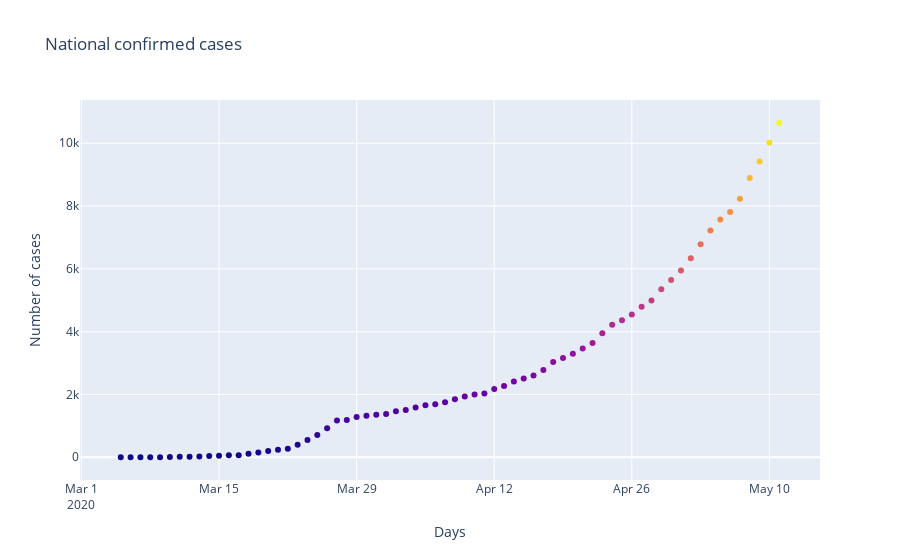

The notebook cell saved with this chart:
### Code cell
#Confirmed cases
fig = go.Figure(data=go.Scatter(x=sa_testing['date'],
                                y=sa_testing['confirmed_cases'],
                                mode='markers',
                                marker_color=sa_testing['confirmed_cases'],
                                text=sa_testing['country'])) # hover text goes here

fig.update_layout(title_text="National confirmed cases",
                 xaxis_title="Days",
                 yaxis_title="Number of cases",
                 )
fig.show()

### Figure 1 — Plotly figure (JSON) as saved in the notebook; plotly's stock layout.template omitted (floating-point values rounded to 4 significant figures)
{"data": [{"marker": {"color": [1, 1, 1, 3, 3, 7, 13, 17, 24, 38, 51, 62, 62, 116, 150, 202, 240, 274, 402, 554, 709, 927, 1170, 1187, 1280, 1326, 1353, 1380, 1462, 1505, 1585, 1655, 1686, 1749, 1845, 1934, 2003, 2028, 2173, 2272, 2415, 2506, 2605, 2783, 3034, 3158, 3300, 3465, 3635, 3953, 4220, 4361, 4546, 4793, 4996, 5350, 5647, 5951, 6336, 6783, 7220, 7572, 7808, 8232, 8895, 9420, 10015, 10652]}, "mode": "markers", "text": ["South Africa", "South Africa", "South Africa", "South Africa", "South Africa", "South Africa", "South Africa", "South Africa", "South Africa", "South Africa", "South Africa", "South Africa", "South Africa", "South Africa", "South Africa", "South Africa", "South Africa", "South Africa", "South Africa", "South Africa", "South Africa", "South Africa", "South Africa", "South Africa", "South Africa", "South Africa", "South Africa", "South Africa", "South Africa", "South Africa", "South Africa", "South Africa", "South Africa", "South Africa", "South Africa", "South Africa", "South Africa", "South Africa", "South Africa", "South Africa", "South Africa", "South Africa", "South Africa", "South Africa", "South Africa", "South Africa", "South Africa", "South Africa", "South Africa", "South Africa", "South Africa", "South Africa", "South Africa", "South Africa", "South Africa", "South Africa", "South Africa", "South Africa", "South Africa", "South Africa", "South Africa", "South Africa", "South Africa", "South Africa", "South Africa", "South Africa", "South Africa", "South Africa"], "type": "scatter", "x": ["2020-03-05T00:00:00", "2020-03-06T00:00:00", "2020-03-07T00:00:00", "2020-03-08T00:00:00", "2020-03-09T00:00:00", "2020-03-10T00:00:00", "2020-03-11T00:00:00", "2020-03-12T00:00:00", "2020-03-13T00:00:00", "2020-03-14T00:00:00", "2020-03-15T00:00:00", "2020-03-16T00:00:00", "2020-03-17T00:00:00", "2020-03-18T00:00:00", "2020-03-19T00:00:00", "2020-03-20T00:00:00", "2020-03-21T00:00:00", "2020-03-22T00:00:00", "2020-03-23T00:00:00", "2020-03-24T00:00:00", "2020-03-25T00:00:00", "2020-03-26T00:00:00", "2020-03-27T00:00:00", "2020-03-28T00:00:00", "2020-03-29T00:00:00", "2020-03-30T00:00:00", "2020-03-31T00:00:00", "2020-04-01T00:00:00", "2020-04-02T00:00:00", "2020-04-03T00:00:00", "2020-04-04T00:00:00", "2020-04-05T00:00:00", "2020-04-06T00:00:00", "2020-04-07T00:00:00", "2020-04-08T00:00:00", "2020-04-09T00:00:00", "2020-04-10T00:00:00", "2020-04-11T00:00:00", "2020-04-12T00:00:00", "2020-04-13T00:00:00", "2020-04-14T00:00:00", "2020-04-15T00:00:00", "2020-04-16T00:00:00", "2020-04-17T00:00:00", "2020-04-18T00:00:00", "2020-04-19T00:00:00", "2020-04-20T00:00:00", "2020-04-21T00:00:00", "2020-04-22T00:00:00", "2020-04-23T00:00:00", "2020-04-24T00:00:00", "2020-04-25T00:00:00", "2020-04-26T00:00:00", "2020-04-27T00:00:00", "2020-04-28T00:00:00", "2020-04-29T00:00:00", "2020-04-30T00:00:00", "2020-05-01T00:00:00", "2020-05-02T00:00:00", "2020-05-03T00:00:00", "2020-05-04T00:00:00", "2020-05-05T00:00:00", "2020-05-06T00:00:00", "2020-05-07T00:00:00", "2020-05-08T00:00:00", "2020-05-09T00:00:00", "2020-05-10T00:00:00", "2020-05-11T00:00:00"], "y": [1, 1, 1, 3, 3, 7, 13, 17, 24, 38, 51, 62, 62, 116, 150, 202, 240, 274, 402, 554, 709, 927, 1170, 1187, 1280, 1326, 1353, 1380, 1462, 1505, 1585, 1655, 1686, 1749, 1845, 1934, 2003, 2028, 2173, 2272, 2415, 2506, 2605, 2783, 3034, 3158, 3300, 3465, 3635, 3953, 4220, 4361, 4546, 4793, 4996, 5350, 5647, 5951, 6336, 6783, 7220, 7572, 7808, 8232, 8895, 9420, 10015, 10652]}], "layout": {"title": {"text": "National confirmed cases"}, "xaxis": {"title": {"text": "Days"}}, "yaxis": {"title": {"text": "Number of cases"}}}}
